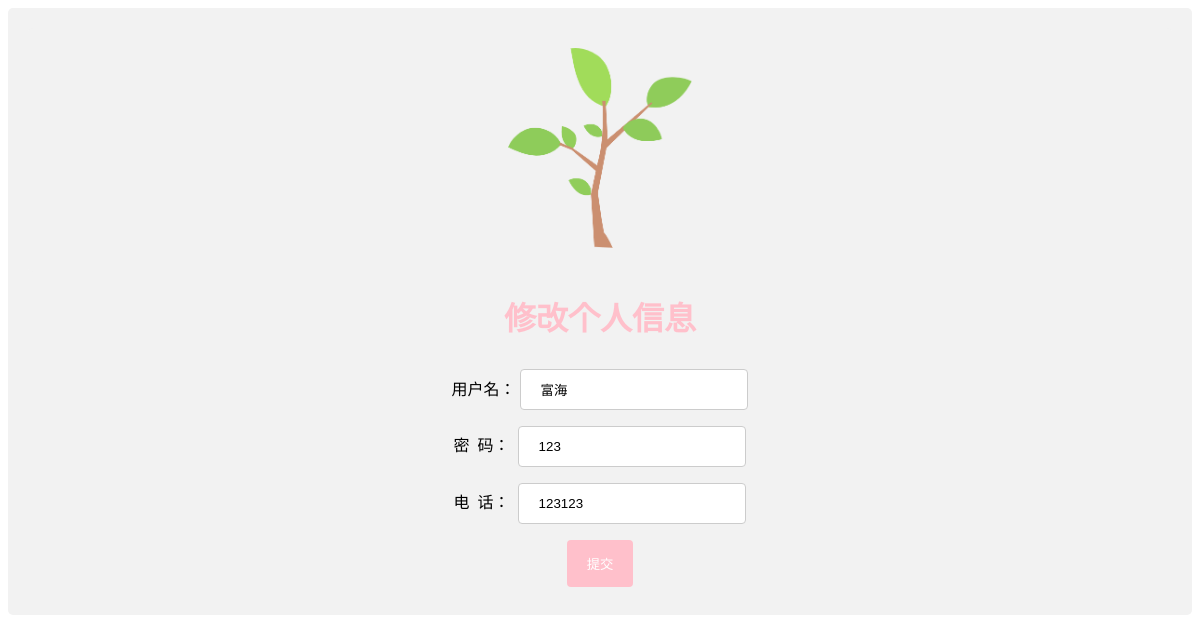
/xiugai/1, run on the app's committed database.
### myapp/models.py (models this page shows)
class User(models.Model):
    name=models.CharField(max_length=20,null=True)
    password=models.CharField(max_length=20)
    tel=models.CharField(max_length=20)
    class Meta:
        db_table='User'

### myapp/views.py (the view)
# urls.py: path('xiugai/<int:id>', views.xiugai, name='xiugai'),
def xiugai(request,id):
    port = User.objects.get(id=id)
    context = {
        'id': port.id,
        'name': port.name,
        'password': port.password,
        'tel': port.tel,
    }
    return render(request,'myapp/xiugai.html',context)

### manager/AdminMiddleWare.py (called while the page is built)
    def __call__(self,request):
        path=request.path
        print(path)
        if re.match('^/guanli/',path):
            if request.session.get('guanliyuan_user','')=='':
                return redirect(reverse('adminlogin'))
        response=self.get_response(request)
        return response

### myapp/AdminMiddleWare.py (called while the page is built)
    def __call__(self,request):
        path=request.path
        if re.match('^/love/',path):
            if request.session.get('love_user','')=='':
                return redirect(reverse('login'))
        response=self.get_response(request)
        return response

### templates/myapp/xiugai.html (shortened to what this page needs)
<!DOCTYPE html>
<html>
<head>
</head>
{% block content %}
<div class="center">
    <div>
        <img src="/static/image/中树苗.png" height="200px">
    </div>
    <h1 class="center" style="color: pink;border: black;">修改个人信息</h1>
  <form action="{% url 'xiugaidata' id %}" method="post">
         <tr>
            <td>用户名：</td>
            <td><input type="text" name="name" value='{{ name }}'/></td>
        </tr>
<br>
    <label for="lname">密&nbsp;&nbsp;码：&nbsp;</label>
    <input type="text" id="lname" name="password" value={{ password }}><br>
    <label for="tel">电&nbsp;&nbsp;话：&nbsp;</label>
    <input type="text" id="tel" name="tel"  value={{ tel }}><br>
    <input type="submit" value="提交" >
  </form>
</div>
</body>
{% endblock %}
</html>

### templates/myapp/xiugai.html (style rules this page uses)
.center { text-align: center; }
input[type=text], select { width: 20%; padding: 12px 20px; margin: 8px 0; display: inline-block; border: 1px solid #ccc; border-radius: 4px; box-sizing: border-box; }
input[type=submit] { background-color: pink; color: white; padding: 14px 20px; margin: 8px 0; border: none; border-radius: 4px; text-align: center; }
div { border-radius: 5px; background-color: #f2f2f2; padding: 20px; }

### data on the page
User: name "富海", password "123", tel "123123"
